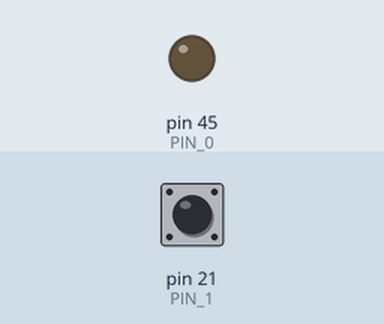
A sketch run on a simulated Arduino Mega 2560, built with avr-gcc and run on an emulated ATmega2560. On the bench: output pins drawn as LEDs (lit = HIGH). The test bench sets the inputs (shaded band); at power-on: pin 21 (PIN_1) HIGH.

Above: at 1.2 s.
1.3 s: pin 21 (PIN_1) pulled LOW for 0.15 s
At 1.37 s:
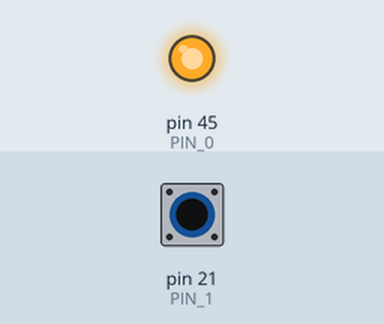
2.9 s: pin 21 (PIN_1) pulled LOW for 3.2 s
At 7.1 s:
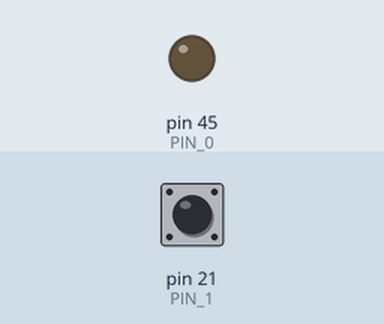
Timing chart, 0 to 8.6 s (numbered marks = the images above; inputs shaded):
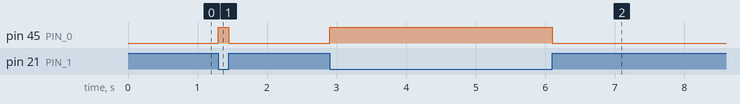

Measured:
- after the input at 1.3 s, pin 45 (PIN_0): LOW → HIGH at once, → LOW 0.15 s later
- after the input at 2.9 s, pin 45 (PIN_0): LOW → HIGH at once, → LOW 3.2 s later

The sketch:

Lab1Part2.ino
```cpp
#define PIN_0 45
#define PIN_1 21

void setup() {
  // set led pin mode to output
  pinMode(PIN_0, OUTPUT);
  // set button pin mode to input_pullup
  pinMode(PIN_1, INPUT_PULLUP);

  // turn signal on so that button can complete circuit
  digitalWrite(PIN_1, HIGH);
}

void loop() {
  if(digitalRead(PIN_1)) {
    digitalWrite(PIN_0, LOW);
  } else {
    digitalWrite(PIN_0, HIGH);
  }

}
```
